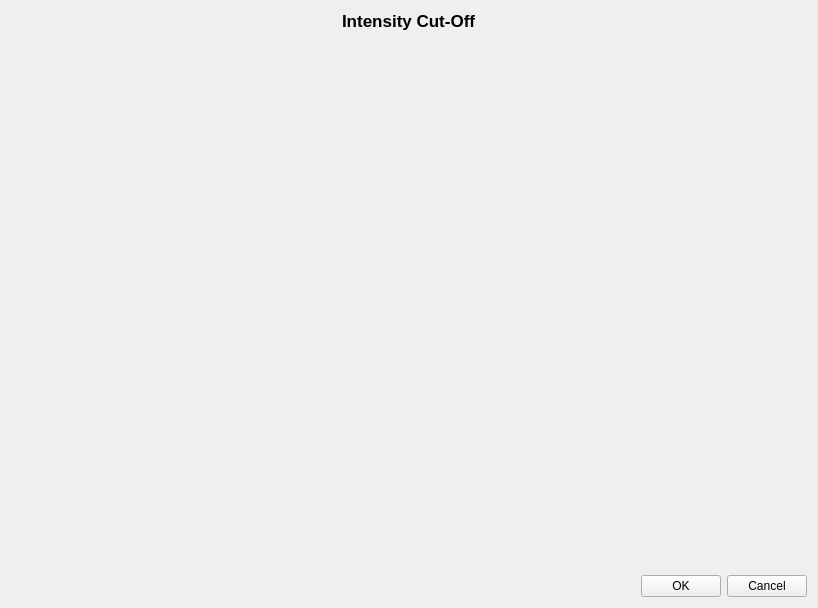
<?xml version="1.0" encoding="UTF-8"?>
<ui version="4.0">
 <class>PixelRangeDialogClass</class>
 <widget class="QWidget" name="PixelRangeDialogClass">
  <property name="windowModality">
   <enum>Qt::WindowModal</enum>
  </property>
  <property name="geometry">
   <rect>
    <x>0</x>
    <y>0</y>
    <width>818</width>
    <height>608</height>
   </rect>
  </property>
  <property name="windowTitle">
   <string>Include/Exclude Pixel Range</string>
  </property>
  <layout class="QVBoxLayout" name="verticalLayout">
   <item>
    <layout class="QHBoxLayout" name="horizontalLayout_2">
     <item>
      <spacer name="horizontalSpacer_2">
       <property name="orientation">
        <enum>Qt::Horizontal</enum>
       </property>
       <property name="sizeHint" stdset="0">
        <size>
         <width>40</width>
         <height>20</height>
        </size>
       </property>
      </spacer>
     </item>
     <item>
      <widget class="QLabel" name="binPlotDialogTitle">
       <property name="font">
        <font>
         <pointsize>13</pointsize>
         <weight>75</weight>
         <bold>true</bold>
        </font>
       </property>
       <property name="text">
        <string>Intensity Cut-Off</string>
       </property>
      </widget>
     </item>
     <item>
      <spacer name="horizontalSpacer_3">
       <property name="orientation">
        <enum>Qt::Horizontal</enum>
       </property>
       <property name="sizeHint" stdset="0">
        <size>
         <width>40</width>
         <height>20</height>
        </size>
       </property>
      </spacer>
     </item>
    </layout>
   </item>
   <item>
    <widget class="QWidget" name="plotWidgetHolder" native="true">
     <property name="sizePolicy">
      <sizepolicy hsizetype="Expanding" vsizetype="Expanding">
       <horstretch>0</horstretch>
       <verstretch>0</verstretch>
      </sizepolicy>
     </property>
    </widget>
   </item>
   <item>
    <layout class="QHBoxLayout" name="horizontalLayout">
     <item>
      <spacer name="horizontalSpacer">
       <property name="orientation">
        <enum>Qt::Horizontal</enum>
       </property>
       <property name="sizeHint" stdset="0">
        <size>
         <width>40</width>
         <height>5</height>
        </size>
       </property>
      </spacer>
     </item>
     <item>
      <widget class="QPushButton" name="okButton">
       <property name="toolTip">
        <string>Accept the threshold values specified and close this dialog.</string>
       </property>
       <property name="text">
        <string>OK</string>
       </property>
      </widget>
     </item>
     <item>
      <widget class="QPushButton" name="cancelButton">
       <property name="toolTip">
        <string>Close this dialog.</string>
       </property>
       <property name="text">
        <string>Cancel</string>
       </property>
      </widget>
     </item>
    </layout>
   </item>
  </layout>
 </widget>
 <layoutdefault spacing="6" margin="11"/>
 <resources/>
 <connections/>
</ui>
